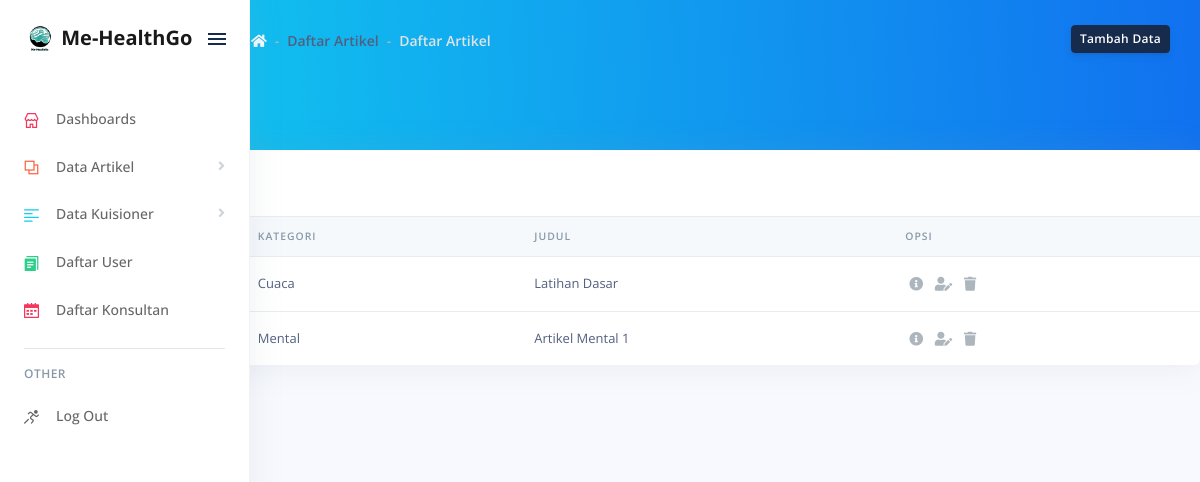
/pages/examples/artikel.php (signed in), run on the app's committed database.
### tables this page shows
CREATE TABLE `artikel` (
  `id_artikel` int(4) NOT NULL,
  `id_kategori` int(4) NOT NULL,
  `judul` varchar(60) NOT NULL,
  `deskripsi` text NOT NULL,
  `created_at` varchar(50) NOT NULL
);

CREATE TABLE `kategori` (
  `id_kategori` int(4) NOT NULL,
  `nama` varchar(60) NOT NULL
);

### pages/examples/artikel.php (the view, shortened to what this page needs)
<!DOCTYPE html>
<html>
<head>
  <link rel="stylesheet" href="../../assets/vendor/nucleo/css/nucleo.css" type="text/css">
  <link rel="stylesheet" href="../../assets/vendor/%40fortawesome/fontawesome-free/css/all.min.css" type="text/css">
  <link rel="stylesheet" href="../../assets/css/argon.min23cd.css?v=1.2.1" type="text/css">
</head>
<body>
  <?php
    include 'navbar.php'
  ?>
  <div class="main-content" id="panel">
    <div class="header bg-gradient-info pb-6">
      <div class="container-fluid">
        <div class="header-body">
          <div class="row align-items-center py-4">
            <div class="col-lg-6 col-7">
              <h6 class="h2 text-white d-inline-block mb-0">Daftar Artikel</h6>
              <nav aria-label="breadcrumb" class="d-none d-md-inline-block ml-md-4">
                <ol class="breadcrumb breadcrumb-links breadcrumb-dark">
                  <li class="breadcrumb-item"><a href="../examples/dashboard"><i class="fas fa-home"></i></a></li>
                  <li class="breadcrumb-item">Daftar Artikel</li>
                  <li class="breadcrumb-item active" aria-current="page">Daftar Artikel</li>
                </ol>
              </nav>
            </div>
            <div class="col-lg-6 col-5 text-right">
              <a href="tambah-data-artikel" class="btn btn-sm btn-default">Tambah Data</a>
            </div>
          </div>
        </div>
      </div>
    </div>
      <div class="card">
        <div class="card-header border-0">
          <div class="row">
            <div class="col-6">
              <h3 class="mb-0">Data Artikel</h3>
            </div>
          </div>
        </div>
        <div class="table-responsive">
          <table class="table align-items-center table-flush">
            <thead class="thead-light">
              <tr>
                <th>No</th>
                <th>Kategori</th>
                <th>Judul</th>
                <th>Opsi</th>
              </tr>
            </thead>
            <tbody>
            <?php
        require "../examples/koneksi.php";
        $Number = 1;
        $GetTable = mysqli_query($koneksi, "SELECT artikel.*, kategori.nama FROM artikel INNER JOIN kategori ON artikel.id_kategori = kategori.id_kategori");
        while ($GetData = mysqli_fetch_array($GetTable)) {
            echo "
                <tr>
                    <td>" . $Number++ . "</td>
                    <td>$GetData[nama]</td>
                    <td>$GetData[judul]</td>
                    <td>
                    <a href='detail-artikel?id_artikel=$GetData[id_artikel]'class='table-action' data-toggle='tooltip' data-original-title='Detail Data'>
                    <i class='fas fa-info-circle'></i>
                    </a>
                    <a href='edit-data-artikel?id_artikel=$GetData[id_artikel]'class='table-action' data-toggle='tooltip' data-original-title='Edit Data'>
                    <i class='fas fa-user-edit'></i>
                    </a>
                    <a href='hapus-data-artikel?id_artikel=$GetData[id_artikel]'class='table-action table-action-delete' data-toggle='tooltip' data-original-title='Delete Data'>
                    <i class='fas fa-trash'></i>
                    </a>
                    </td>
                </tr>
              ";
              }
              ?>
            </tbody>
          </table>
        </div>
      </div>
    </div>
</body>
</html>

### data on the page
artikel: id_kategori.nama "Cuaca", judul "Latihan Dasar"
artikel: id_kategori.nama "Mental", judul "Artikel Mental 1"
